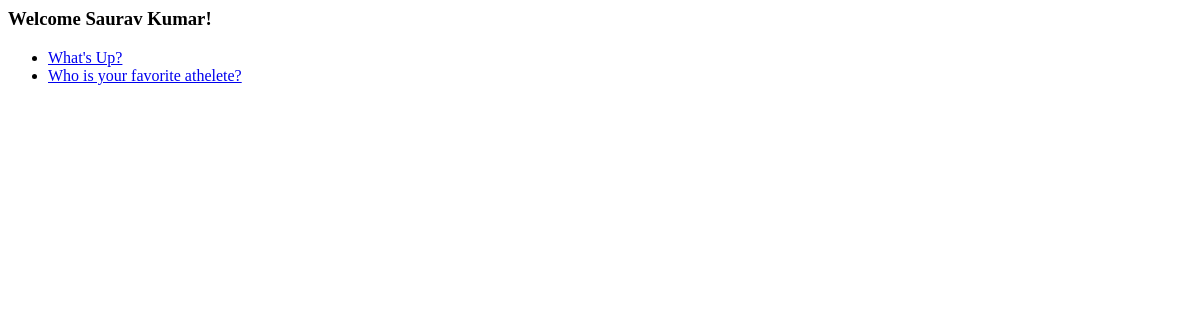
/polls/, run on an earlier commit of the app's database.
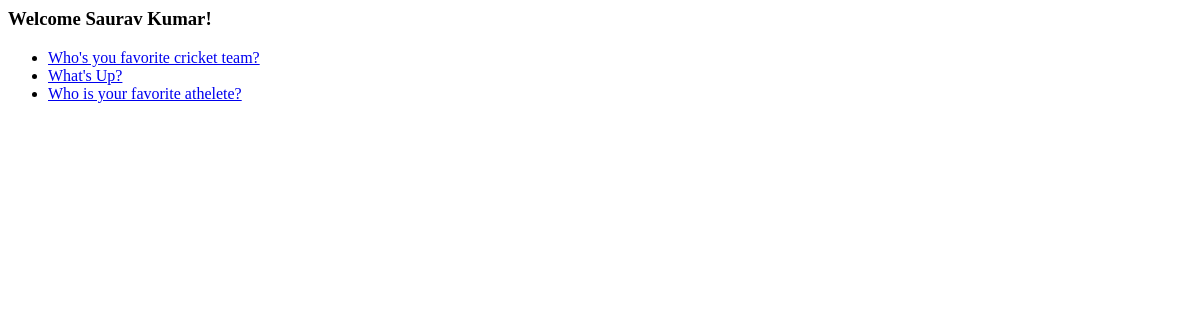
And on a later commit of the database.
### polls/models.py (models this page shows, shortened)
class Poll(models.Model):
    question = models.CharField(max_length=200)
    pub_date = models.DateTimeField('date published')
    def was_published_recently(self):
        return self.pub_date >= timezone.now() - datetime.timedelta(days=1)
    was_published_recently.admin_order_field = 'pub_date'
    was_published_recently.boolean = True
    was_published_recently.short_description = 'Published recently?'

### polls/views.py (the view)
# urls.py: url(r'^polls/$', 'polls.views.index'),
def index(request):
    latest_poll_list = Poll.objects.all().order_by('-pub_date')[:5]
    '''now it contains first 5 latest poll.'''
    '''t = loader.get_template('polls/index.html')
    c = Context({
        'latest_poll_list': latest_poll_list,
        'User': 'Saurav Kumar'
    })

    return HttpResponse(t.render(c))
    '''
    return render_to_response('polls/index.html', {
        'latest_poll_list': latest_poll_list,
        'User': 'Saurav Kumar'
        })

### templates/polls/index.html
<h3>Welcome {{User}}! </h3>
{% if latest_poll_list %}
    <ul>
    {% for poll in latest_poll_list %}
        <li><a href="/polls/{{ poll.id }}/">{{ poll.question }}</a></li>
    {% endfor %}
    </ul>
{% else %}
    <p>No polls are available.</p>
{% endif %}

What changed in the data, as far as the page shows it:
added Poll: question "Who's you favorite cricket team?"
